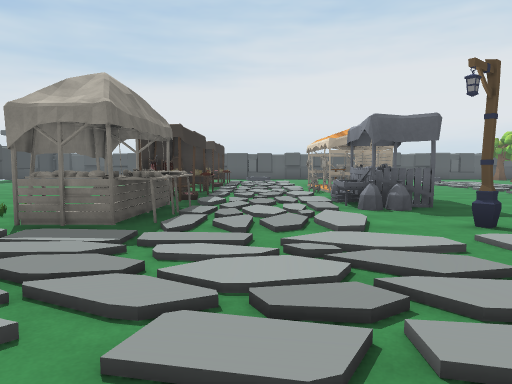
View 1 (above)

24 first-person views from a walk through a 3-D level made in the Unity game engine. The camera is 1.3 m above the floor, tilts 4° down and sees 70° across. The floor is counted in squares, 2 m on a side. Each view is taken from the middle of a square. On the plan, view 1 faces up. The plan holds only what a view shows up to about 11 squares ahead; the rest is blank. The place goes on beyond the plan. The player character is not drawn. Some surface patterns are stand-ins.

View 2
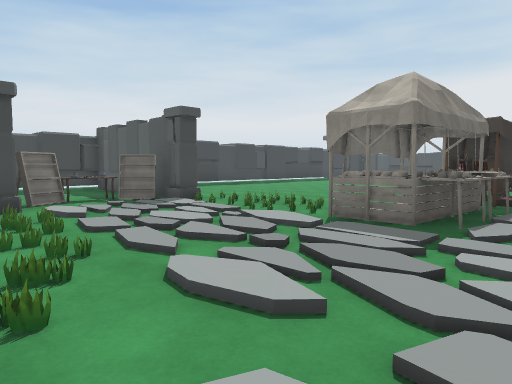

View 3
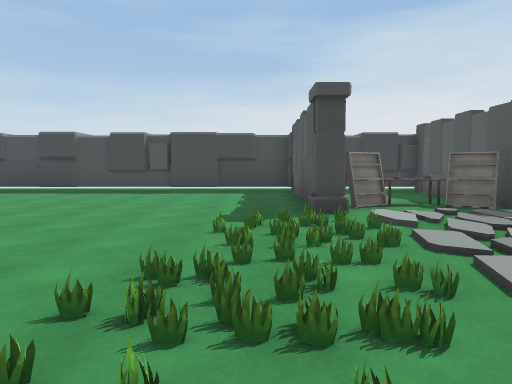

View 4
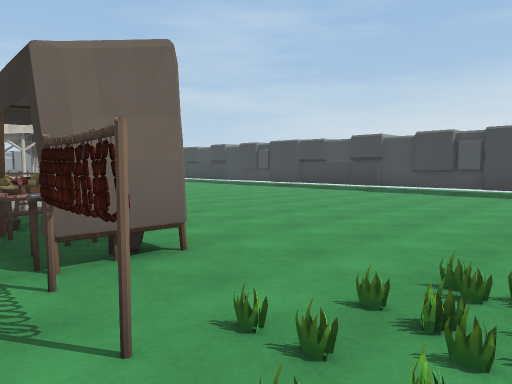

View 5
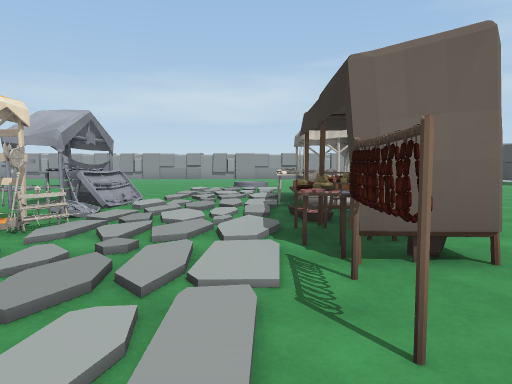

View 6
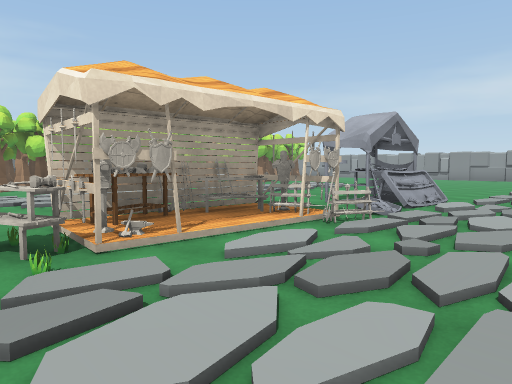

View 7
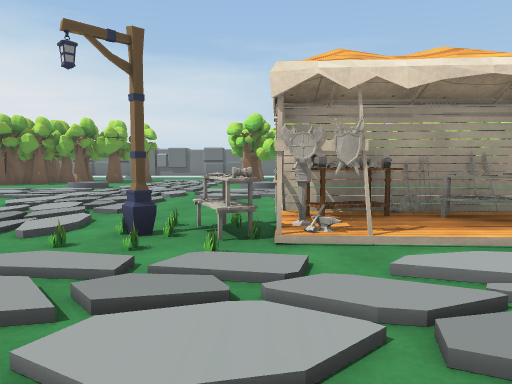

View 8
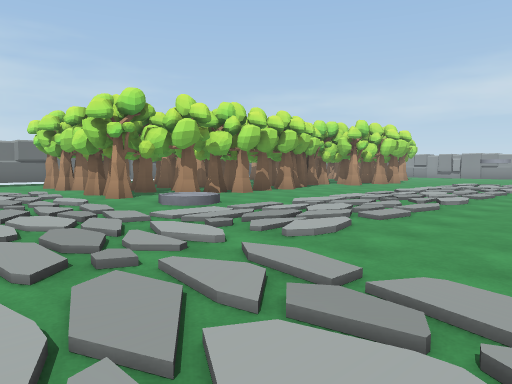

View 9
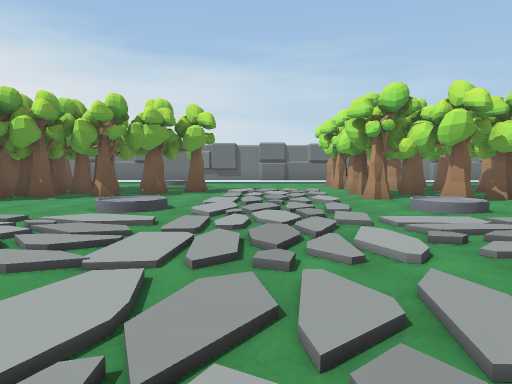

View 10
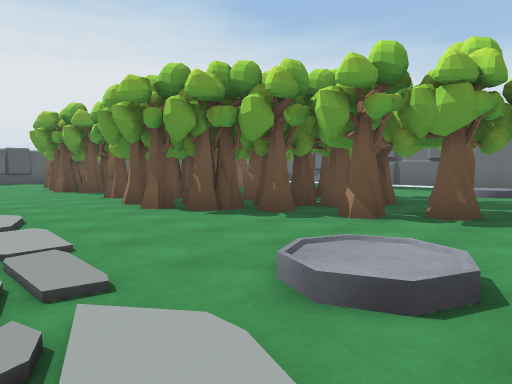

View 11
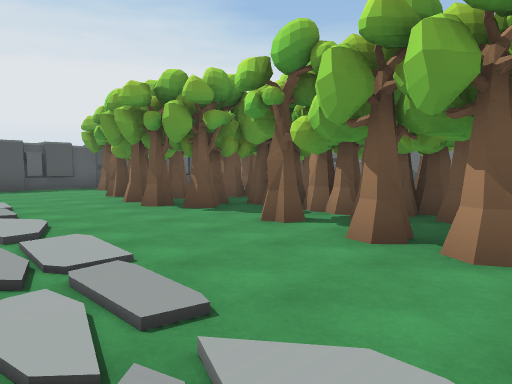

View 12
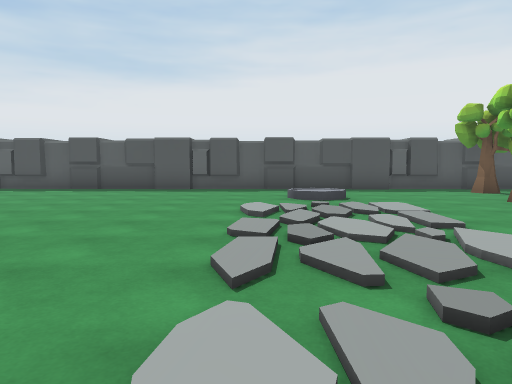

View 13
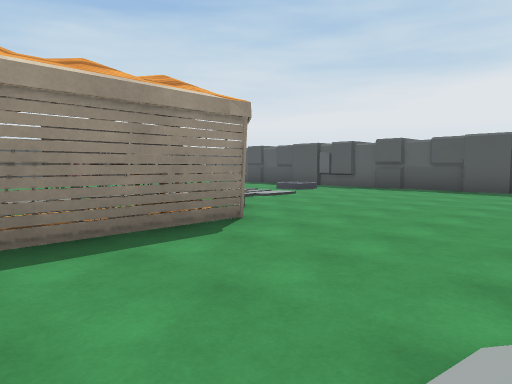

View 14
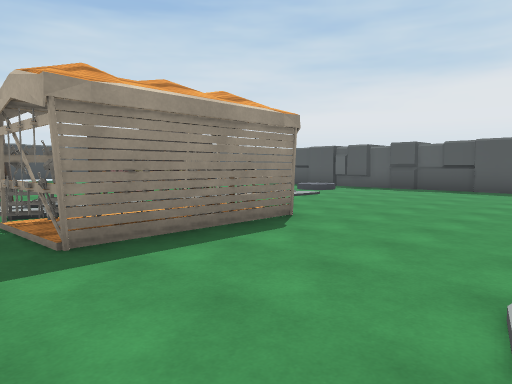

View 15
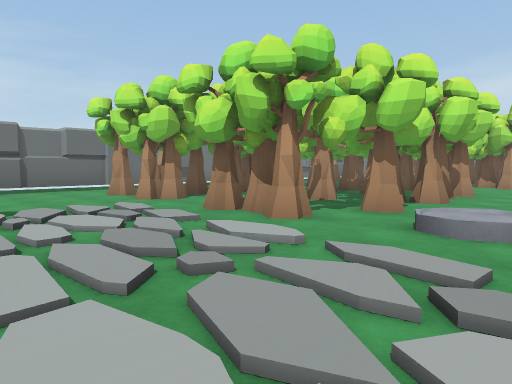

View 16
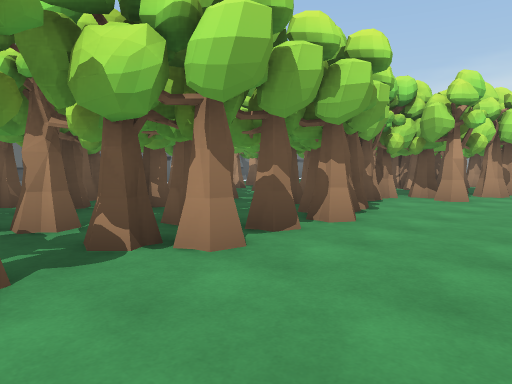

View 17
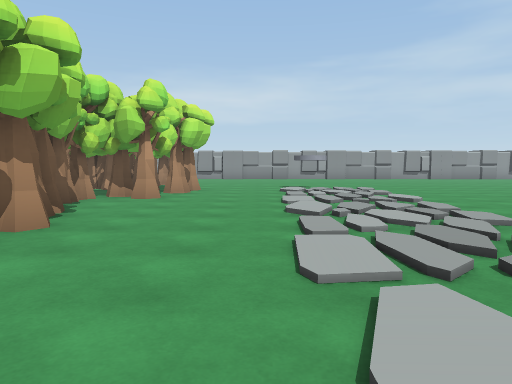

View 18
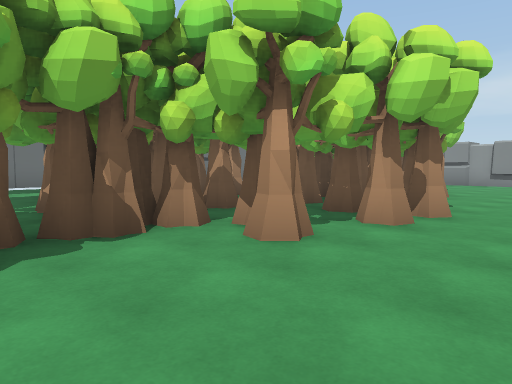

View 19
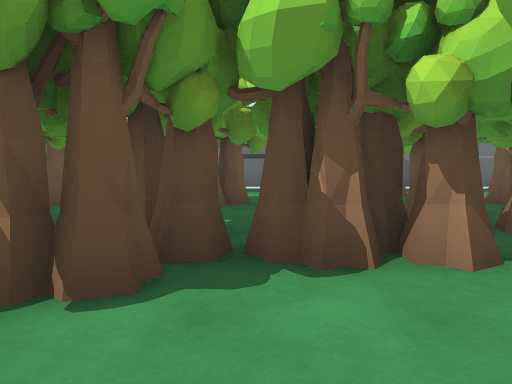

View 20
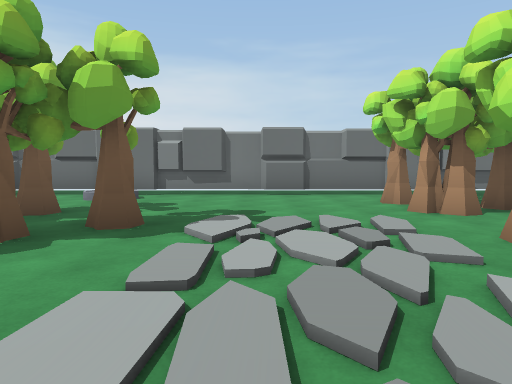

View 21
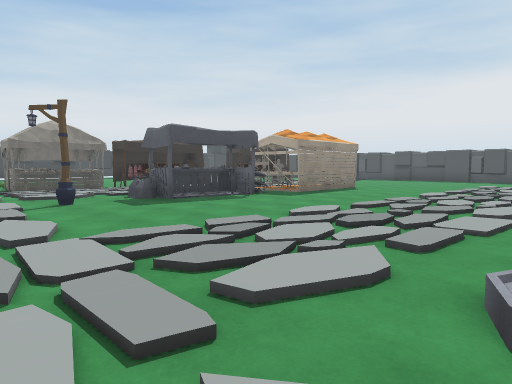

View 22
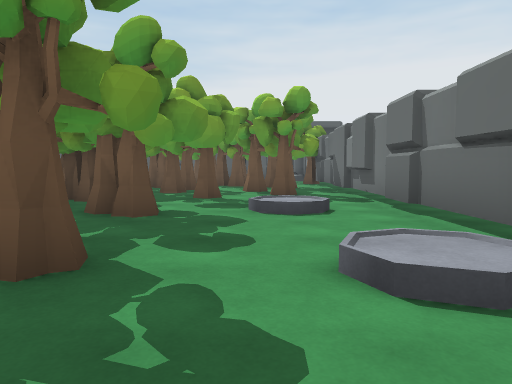

View 23
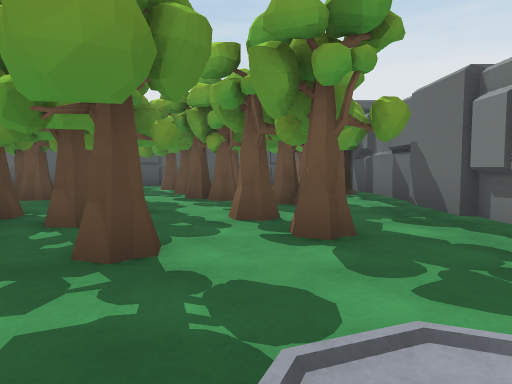

View 24
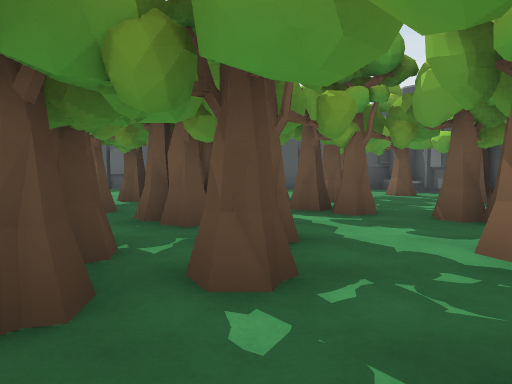

### Floor plan
Key: @ floor where view 1 was taken; # wall or solid block; . floor; / step, stairs or slope; S streetlight; P pillar; A axe; T tree; O other object.
Columns run from 12 left of view 1 to 20 right of it. Each row starts with its distance up from view 1.
 21             ################   O
 20             ...............   .O
 19             .............T.   .#O
 18             O............O.T TT#
 17             /.......O....O.T T.T
 16              /.....//...T... ...#
 15           OO /.....///..TTO.T...#
 14           OO/   ..././..TTT...T.#
 13           O /   ...///..TTTT.T.##
 12             //.OOO.///...TTT..T#
 11           .///.#O..//...TTT.T..#
 10           OO..OO#..///..TTO....#
  9      ...  O///OO...///.TTTTT..O#
  8     ....  O///OO...///..TTTT...##
  7     ..... ////O....//....TT.....#
  6     ...O. O///OO...///...TTT....#
  5 ###  .OOO O///....././....TTT.O##
  4 ##  OPOOO/.///.S...///O...T....#
  3  #.  ./////////////.///././....##
  2  #. O.////.//////////////.//....#
  1 #####POOOOO///OO////////////....#
  0 #.....OOOOO/@OSOO././....//.....#
 -1 #........OO/..AOO..//.O.TT..TT..#
 -2 #.........O///OO#.///...TTTTT O##
 -3 #........OO.//.#OA///...TT.TT O#
 -4 #........ OOOAOO#.///...TTTTT  #
 -5 #........ O/./.O..///...TTTTTO
 -6 #.......  O///OO..///...T.TTO
 -7 #. ....  OO.//O...///...TTTOTT
 -8     ...   O///OO..///....TT.TT.#
 -9          OO///....///....TTTOT.#
-10           .///....///..TT.TT O.#
-11           .///...././..T.TOT  O#
-12              .....///..TTT  TT #

Positions as (right, up) in squares from view 1, and headings:
1: (0, 0), facing up
2: (0, 0), facing up-left
3: (-1, 0), facing left
4: (-1, 0), facing down-left
5: (-1, 0), facing down
6: (-1, 0), facing down-right
7: (-1, -1), facing right
8: (4, 3), facing down-right
9: (4, 2), facing right
10: (8, 3), facing up-right
11: (8, 8), facing up-right
12: (7, 10), facing up
13: (7, 10), facing up-left
14: (7, 9), facing up-left
15: (9, 3), facing down-right
16: (9, -2), facing down-right
17: (9, -2), facing down
18: (9, -7), facing down-right
19: (10, -8), facing right
20: (10, 2), facing right
21: (10, 2), facing up-left
22: (17, 3), facing up
23: (17, 8), facing up
24: (15, 10), facing up
